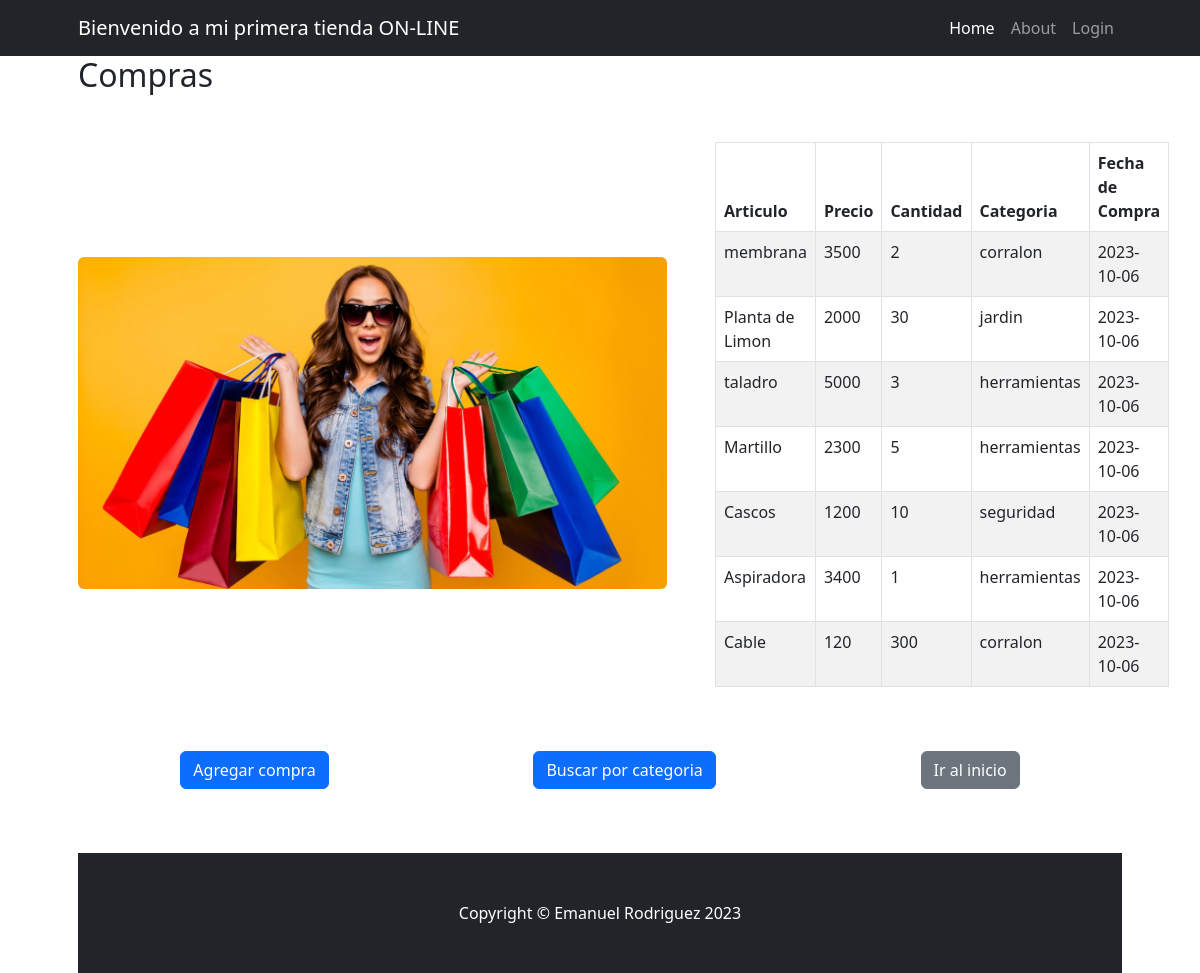
The app's page /compras/ with its own data.
### compras/models.py (models this page shows, shortened)
class Compras(models.Model):
    articulo = models.CharField(max_length=100)
    precio = models.IntegerField()
    cantidad = models.IntegerField()
    categoria_id = models.ForeignKey(Categoria, on_delete=models.SET_NULL, null=True, blank=True)
    timestamp = models.DateTimeField(auto_now_add=True)

class Categoria(models.Model):
    categoria = models.CharField(max_length=100)
    def __str__(self) -> str:
        return self.categoria

### compras/views.py (the view)
# urls.py: path("", views.ClienteList.as_view(), name="index"),
def index(request):
    compras = Compras.objects.all()
    return render(request, "compras/index.html", {"compras": compras})

### compras/templates/compras/index.html
{% extends "home/base.html" %}
{% load static %}
{% block title %}
    <h2>Compras</h2>
{% endblock title %}
{% block content %}
    <div class="row gx-4 gx-lg-5 align-items-center my-5">
        <div class="col-lg-7">
            <img class="img-fluid rounded mb-4 mb-lg-0"
                 src=" {% static 'home/img/compras.jpeg' %}" />
        </div>
        <div class="col-lg-5">
            <table class="table table-striped table-bordered">
                <thead>
                    <tr>
                        <th>Articulo</th>
                        <th>Precio</th>
                        <th>Cantidad</th>
                        <th>Categoria</th>
                        <th>Fecha de Compra</th>
                    </tr>
                </thead>
                <tbody>
                    {% for compras in compras %}
                        <tr>
                            <td>{{ compras.articulo }}</td>
                            <td>{{ compras.precio }}</td>
                            <td>{{ compras.cantidad }}</td>
                            <td>{{ compras.categoria_id }}</td>
                            <td>{{ compras.timestamp|date:"Y-m-d" }}</td>
                        </tr>
                    {% empty %}
                        <tr>
                            <td colspan="3">No se encontraron resultados.</td>
                        </tr>
                    {% endfor %}
                </tbody>
            </table>
        </div>
        <div class="btn-group d-flex justify-content-around mt-5">
            <p>
                <a class="btn btn-primary" href="{% url 'compras:crear' %}">Agregar compra</a>
            </p>
            <p>
                <a class="btn btn-primary" href="{% url 'compras:buscar' %}">Buscar por categoria</a>
            </p>
            <p>
                <a class="btn btn-secondary" href="{% url 'home:index' %}">Ir al inicio</a>
            </p>
        </div>
    </div>
{% endblock content %}

### records on screen
Compras: articulo "membrana", precio "3500", cantidad "2", categoria_id "corralon", timestamp "2023-10-06"
Compras: articulo "Planta de Limon", precio "2000", cantidad "30", categoria_id "jardin", timestamp "2023-10-06"
Compras: articulo "taladro", precio "5000", cantidad "3", categoria_id "herramientas", timestamp "2023-10-06"
Compras: articulo "Martillo", precio "2300", cantidad "5", categoria_id "herramientas", timestamp "2023-10-06"
Compras: articulo "Cascos", precio "1200", cantidad "10", categoria_id "seguridad", timestamp "2023-10-06"
Compras: articulo "Aspiradora", precio "3400", cantidad "1", categoria_id "herramientas", timestamp "2023-10-06"
Compras: articulo "Cable", precio "120", cantidad "300", categoria_id "corralon", timestamp "2023-10-06"
